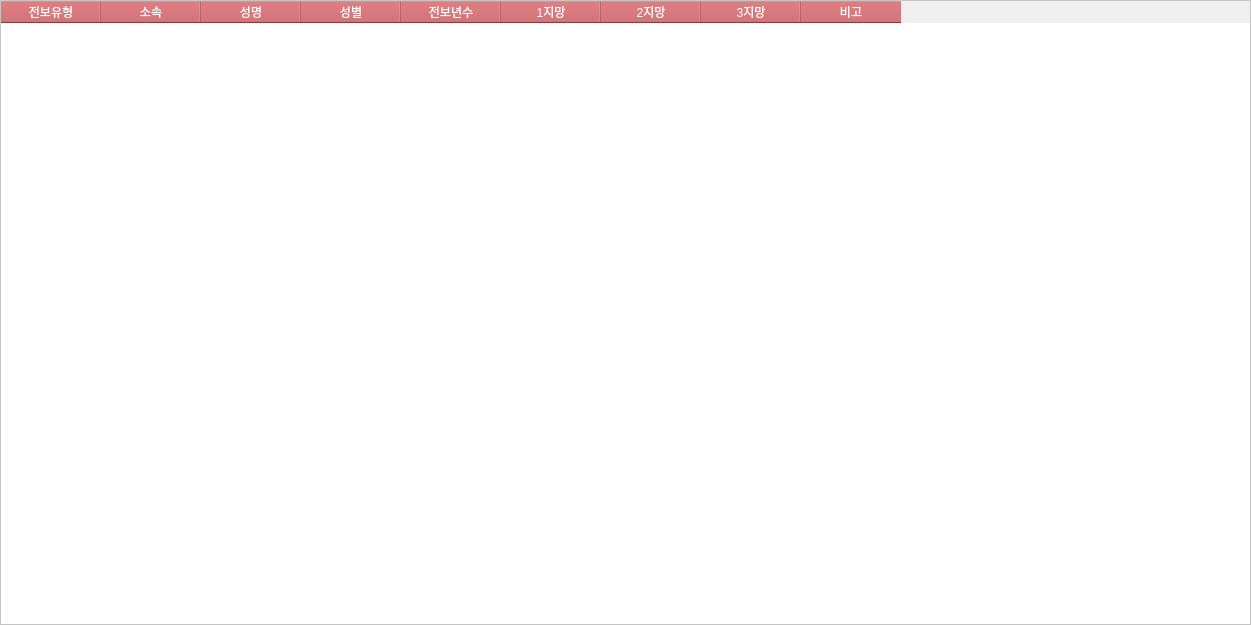
<?xml version="1.0" encoding="UTF-8"?>
<ui version="4.0">
 <class>SchoolTable</class>
 <widget class="QWidget" name="SchoolTable">
  <property name="geometry">
   <rect>
    <x>0</x>
    <y>0</y>
    <width>1251</width>
    <height>625</height>
   </rect>
  </property>
  <property name="focusPolicy">
   <enum>Qt::StrongFocus</enum>
  </property>
  <property name="windowTitle">
   <string>Form</string>
  </property>
  <layout class="QGridLayout" name="gridLayout">
   <property name="leftMargin">
    <number>0</number>
   </property>
   <property name="topMargin">
    <number>0</number>
   </property>
   <property name="rightMargin">
    <number>0</number>
   </property>
   <property name="bottomMargin">
    <number>0</number>
   </property>
   <item row="0" column="0">
    <widget class="QTableWidget" name="designedTableWidget">
     <property name="styleSheet">
      <string notr="true">QHeaderView::section{
	background-color	: rgb(197, 83, 85);
	color: white;
}

QTableWidget{
	background:rgb(255, 255, 255);
	alternate-background-color:rgb(242, 220, 220);
	selection-background-color:transparent;
	show-decoration-selected:10;
}

QTableWidget::item:selected {
	background-color: rgb(220, 152, 151);
	color: white;
}</string>
     </property>
     <property name="sizeAdjustPolicy">
      <enum>QAbstractScrollArea::AdjustToContentsOnFirstShow</enum>
     </property>
     <property name="alternatingRowColors">
      <bool>true</bool>
     </property>
     <property name="selectionMode">
      <enum>QAbstractItemView::SingleSelection</enum>
     </property>
     <property name="selectionBehavior">
      <enum>QAbstractItemView::SelectRows</enum>
     </property>
     <property name="textElideMode">
      <enum>Qt::ElideMiddle</enum>
     </property>
     <property name="sortingEnabled">
      <bool>true</bool>
     </property>
     <attribute name="horizontalHeaderCascadingSectionResizes">
      <bool>true</bool>
     </attribute>
     <attribute name="horizontalHeaderHighlightSections">
      <bool>false</bool>
     </attribute>
     <attribute name="verticalHeaderVisible">
      <bool>true</bool>
     </attribute>
     <attribute name="verticalHeaderHighlightSections">
      <bool>false</bool>
     </attribute>
     <column>
      <property name="text">
       <string>전보유형</string>
      </property>
     </column>
     <column>
      <property name="text">
       <string>소속</string>
      </property>
     </column>
     <column>
      <property name="text">
       <string>성명</string>
      </property>
     </column>
     <column>
      <property name="text">
       <string>성별</string>
      </property>
     </column>
     <column>
      <property name="text">
       <string>전보년수</string>
      </property>
     </column>
     <column>
      <property name="text">
       <string>1지망</string>
      </property>
     </column>
     <column>
      <property name="text">
       <string>2지망</string>
      </property>
     </column>
     <column>
      <property name="text">
       <string>3지망</string>
      </property>
     </column>
     <column>
      <property name="text">
       <string>비고</string>
      </property>
     </column>
    </widget>
   </item>
  </layout>
 </widget>
 <resources/>
 <connections/>
</ui>
